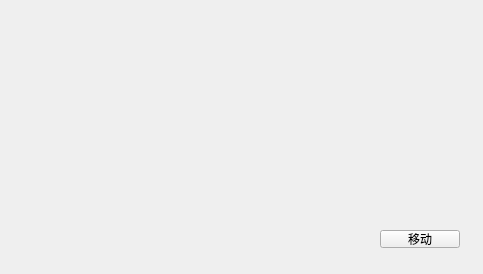
<?xml version="1.0" encoding="UTF-8"?>
<ui version="4.0">
 <class>Widget</class>
 <widget class="QWidget" name="Widget">
  <property name="geometry">
   <rect>
    <x>0</x>
    <y>0</y>
    <width>483</width>
    <height>274</height>
   </rect>
  </property>
  <property name="windowTitle">
   <string>Widget</string>
  </property>
  <widget class="QPushButton" name="pushButton">
   <property name="geometry">
    <rect>
     <x>380</x>
     <y>230</y>
     <width>80</width>
     <height>18</height>
    </rect>
   </property>
   <property name="text">
    <string>移动</string>
   </property>
  </widget>
 </widget>
 <resources/>
 <connections/>
</ui>
